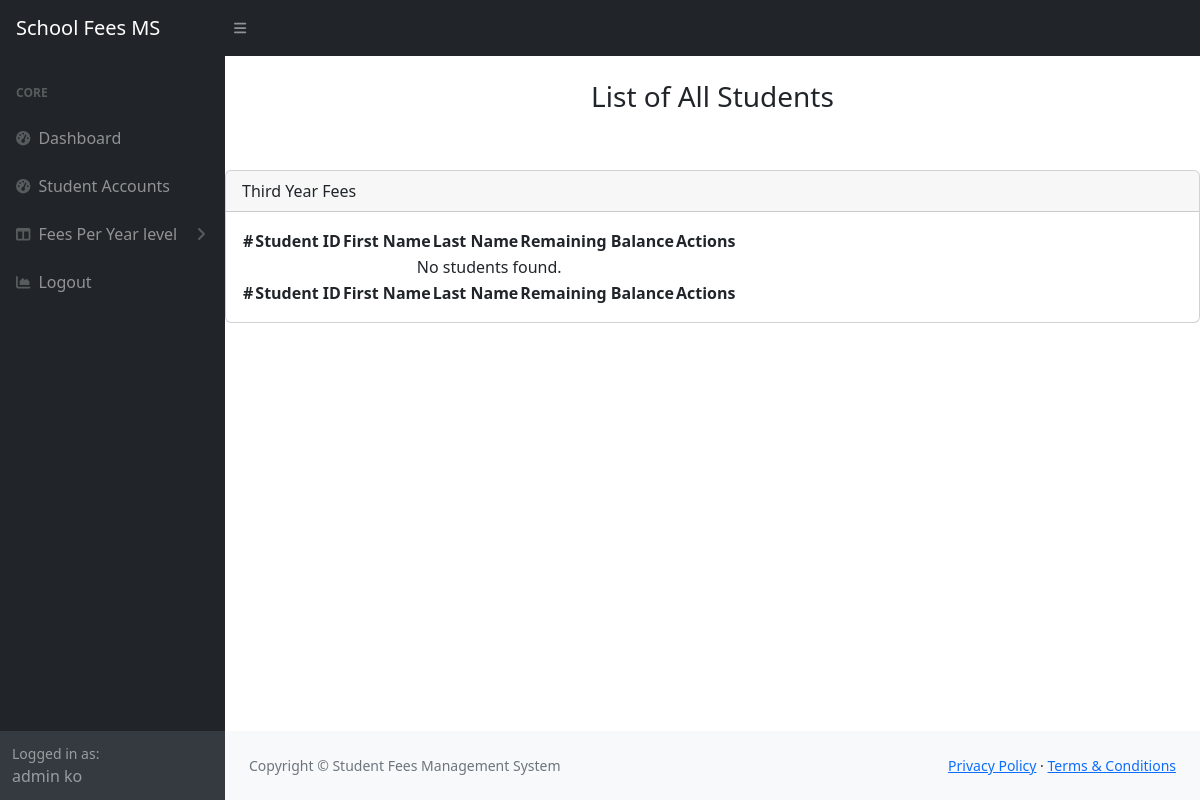
Page /admin/third-yr.php on the earlier database version.
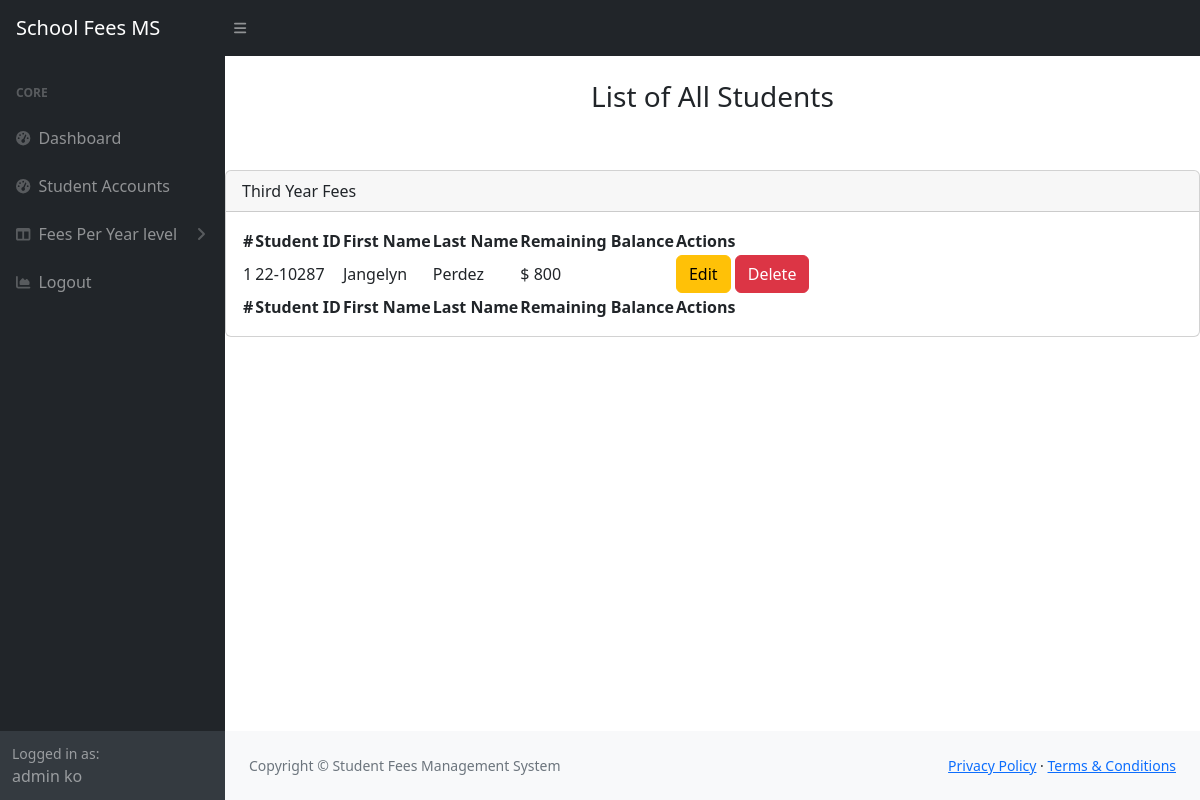
Same page on the later database version.
### tables this page shows
CREATE TABLE `accounts` (
  `id` int(11) NOT NULL,
  `first_name` varchar(80) NOT NULL,
  `last_name` varchar(80) NOT NULL,
  `email` varchar(100) NOT NULL,
  `password` varchar(100) NOT NULL,
  `school_id` varchar(100) NOT NULL,
  `year-level` varchar(100) NOT NULL,
  `user_type` varchar(30) NOT NULL,
  `date_registered` datetime NOT NULL DEFAULT current_timestamp()
);

CREATE TABLE `student_bills` (
  `id` int(11) NOT NULL,
  `student_id` varchar(100) NOT NULL,
  `first_name` varchar(50) NOT NULL,
  `last_name` varchar(50) NOT NULL,
  `year_level` varchar(30) NOT NULL,
  `remaining_balance` int(20) NOT NULL
);

### admin/third-yr.php (the view, shortened to what this page needs)
<?php include("adminHeader.php"); ?>
<main>
    <div class="d-flex justify-content-center mt-4">
        <h3>List of All Students</h3>
    </div>
    <div class="card mt-5">
            <div class="card-header">
                Third Year Fees
            </div>
            <div class="card-body">
                <table id="datatablesSimple">
                    <thead>
                        <tr>
                            <th>#</th>
                            <th>Student ID</th>
                            <th>First Name</th>
                            <th>Last Name</th>
                            <th>Remaining Balance</th>
                            <th>Actions</th>
                        </tr>
                    </thead>
                    <tfoot>
                        <tr>
                            <th>#</th>
                            <th>Student ID</th>
                            <th>First Name</th>
                            <th>Last Name</th>
                            <th>Remaining Balance</th>
                            <th>Actions</th>
                        </tr>
                    </tfoot>
                    <tbody>
                    <?php
                        $sql = "SELECT * FROM student_bills WHERE year_level = '3rd' ORDER BY id DESC";
                        $result = $connection->query($sql);
                        if ($result->num_rows > 0) {
                            $count = 1;
                            while ($row = $result->fetch_assoc()) {
                                echo "<tr>
                                        <td>{$count}</td>
                                        <td>{$row['student_id']}</td>
                                        <td>{$row['first_name']}</td>
                                        <td>{$row['last_name']}</td>
                                        <td> $ {$row['remaining_balance']}</td>
                                        <td>
                                            <button class='btn btn-warning' >Edit</button>
                                            <button class='btn btn-danger'>Delete</button>
                                        </td>
                                    </tr>";
                                $count++;
                            }
                        } else {
                            echo "<tr><td colspan='6' class='text-center'>No students found.</td></tr>";
                        }
                        ?>
                    </tbody>
                </table>
            </div>
        </div>
</main>
<?php include("../includes/footer.php"); ?>
<?php include("../includes/scripts.php"); ?>

### admin/adminHeader.php (shortened to what this page needs)
<?php
    include('../database/connection.php');
    $sql = "SELECT * FROM accounts WHERE user_type = 'admin'";
    $result = $connection->query($sql);
    if ($result->num_rows > 0) {
        $user = $result->fetch_assoc();
    } else {
        die('User not found.');
    }
?>
<!DOCTYPE html>
<html lang="en">
    <head>
        <link href="https://cdn.jsdelivr.net/npm/simple-datatables@7.1.2/dist/style.min.css" rel="stylesheet" />
        <link href="../css/styles.css" rel="stylesheet" />
    </head>
    <body class="sb-nav-fixed">
        <nav class="sb-topnav navbar navbar-expand navbar-dark bg-dark">
            <a class="navbar-brand ps-3" href="admin-dashboard.php">School Fees MS</a>
            <button class="btn btn-link btn-sm order-1 order-lg-0 me-4 me-lg-0" id="sidebarToggle" href="#!"><i class="fas fa-bars"></i></button>
        </nav>
        <div id="layoutSidenav">
            <div id="layoutSidenav_nav">
                <nav class="sb-sidenav accordion sb-sidenav-dark" id="sidenavAccordion">
                    <div class="sb-sidenav-menu">
                        <div class="nav">
                            <div class="sb-sidenav-menu-heading">Core</div>
                            <a class="nav-link" href="admin-dashboard.php">
                                <div class="sb-nav-link-icon"><i class="fas fa-tachometer-alt"></i></div>
                                Dashboard
                            </a>
                            <a class="nav-link" href="student-list.php">
                                <div class="sb-nav-link-icon"><i class="fas fa-tachometer-alt"></i></div>
                                Student Accounts
                            </a>
                            <a class="nav-link collapsed" href="#" data-bs-toggle="collapse" data-bs-target="#collapseLayouts" aria-expanded="false" aria-controls="collapseLayouts">
                                <div class="sb-nav-link-icon"><i class="fas fa-columns"></i></div>
                                Fees Per Year level
                                <div class="sb-sidenav-collapse-arrow"><i class="fas fa-angle-down"></i></div>
                            </a>
                            <a class="nav-link" href="../logout.php">
                                <div class="sb-nav-link-icon"><i class="fas fa-chart-area"></i></div>
                                Logout
                            </a>
                        </div>
                    </div>
                    <div class="sb-sidenav-footer">
                        <div class="small">Logged in as:</div>
                        <?php echo $user['first_name'] . ' ' . $user['last_name']; ?>
                    </div>
                </nav>
            </div>
            <div id="layoutSidenav_content">

### includes/footer.php
<footer class="py-4 bg-light mt-auto">
    <div class="container-fluid px-4">
        <div class="d-flex align-items-center justify-content-between small">
            <div class="text-muted">Copyright &copy; Student Fees Management System</div>
            <div>
                <a href="#">Privacy Policy</a>
                &middot;
                <a href="#">Terms &amp; Conditions</a>
            </div>
        </div>
    </div>
</footer>
</div>
</div>

### includes/scripts.php (shortened to what this page needs)
    </body>
</html>

Differences in the rows shown:
added student_bills: student "22-10287", first_name "Jangelyn", last_name "Perdez", remaining_balance "800"
Other differences:
text no longer shown: "No students found."
